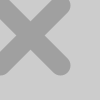
Frame 1 (no input)
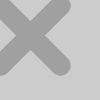
Frame 2 (the mouse pressed at the canvas centre, redrawn once)

The Processing sketch that drew these frames (run headless with seeded random() and noise(); the mouse was pressed at the canvas centre and the sketch redrawn once):

// Processing sketch: processing
// ── processing.pde
void setup(){
	size(100,100);
	smooth();
	noLoop();
}

void draw(){
	drawX();
}

void drawX(){
	stroke(160);
	strokeWeight(20);
	line(0,5,60,65);
	line(60,5,0,65);
}
